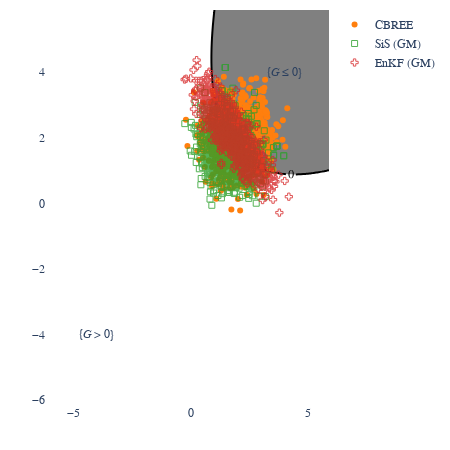
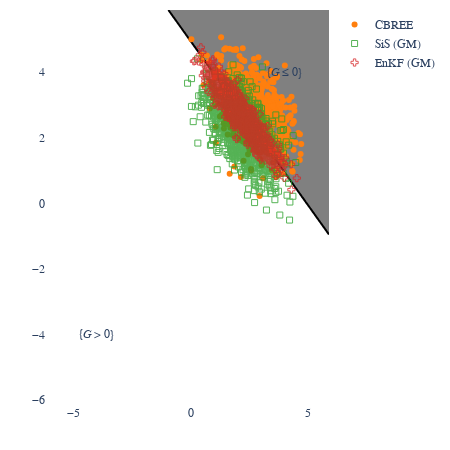
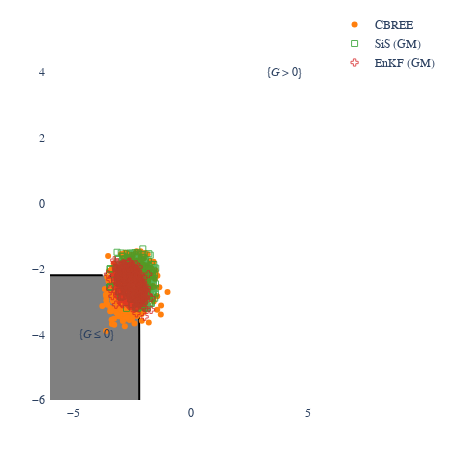

Here is the notebook cell these charts were saved with, in order:
### Code cell
# problem and solver stuff
cvar_tgt=1.5
problem_list = [ree.prob_convex, ree.make_linear_problem(2), ree.make_fujita_rackwitz(2)]
marker_shape_list = ["circle", "square-open", "cross-open"]
#figure stuff
annotation_anchors = [[4,4], [4,4], [-4,-4]]
delta = 0.1
x0 = -6
xx = np.arange(x0,-x0, delta)
yy = np.arange(x0,-x0, delta)
col_scale = [[0, "grey"], [1, "white"]]
contour_style = {"start": 0, "end": 0, "size": 0, "showlabels": True}
for i, prob in enumerate(problem_list):
    fig = go.Figure()
    # contour plot
    zz_lsf = np.zeros((len(yy), len(xx)))
    for (xi, x) in enumerate(xx):
        for(yi, y) in enumerate(yy):
            z = np.array([x, y])
            zz_lsf[yi, xi] = prob.lsf(z)
    c_lsf = go.Contour(z=zz_lsf, x=xx, y=yy, colorscale=col_scale,
                        contours=contour_style, line_width=2, showscale=False, showlegend=False)
    fig.add_trace(c_lsf)
    
    # scatter
    for j, solver in enumerate([ree.CBREE(seed=1, cvar_tgt=cvar_tgt, divergence_check=False), ree.SIS(seed=1, cvar_tgt=cvar_tgt), ree.ENKF(seed=1, cvar_tgt=cvar_tgt)]):
        prob.set_sample(1000, seed=1)
        sol = solver.solve(prob)
        sc = go.Scatter(
            x = sol.ensemble_hist[-1,:,0],
            y = sol.ensemble_hist[-1,:,1],
            name= str(solver),
            mode="markers",
            opacity=1 if j==0 else 0.8,
            marker_symbol = marker_shape_list[j],
        )
        fig.add_trace(sc)
    # style
    fig.update_layout(**MY_LAYOUT)
    fig.update_layout(height=450, width=450)
    fig.add_annotation(x=annotation_anchors[i][0],
                       y=annotation_anchors[i][1],
                       ay=0,
                       ax=0,
                       text="{<i>G</i> \u2264 0}")
    fig.add_annotation(x=-annotation_anchors[i][0],
                       y=-annotation_anchors[i][1],
                       ay=0,
                       ax=0,
                       text="{<i>G</i> > 0}")
    # save and show figure
    fig.write_image(f"{prob.name} scatter plot.png".replace(" ", "_").lower(), scale=WRITE_SCALE)
    fig.show()
    # make and save caption
    fig_description = f"Failure domain of the {prob.name}. \
Also the final ensembles of the CBREE, SiS and EnKF methods respectively are plotted. \
Each method used $J=1000$ samples and the stopping criterion $\\Delta_{{\\text{{Target}}}}$ = {cvar_tgt}. \
The CBREE method performed no divergence check, used the approximation $I_\\text{{alg}}$, the stepsize control $\\epsilon_{{\\text{{Target}}}}=0.5$ and controled the increase of $\\sigma$ with $\\text{{Lip}}(\\sigma) = 1$."
    with open(f"{prob.name} scatter plot desc.tex".replace(" ", "_").lower(), "w") as file:
        file.write(fig_description)
    display(Markdown(fig_description))

### Figure 1 — Plotly figure (JSON) as saved in the notebook; plotly's stock layout.template omitted (floating-point values rounded to 4 significant figures; data arrays with more than 128 entries replaced by an {"elided": "..."} marker saying what was removed)
{"data": [{"colorscale": [[0, "grey"], [1, "white"]], "contours": {"end": 0, "showlabels": true, "size": 0, "start": 0}, "line": {"width": 2}, "showlegend": false, "showscale": false, "type": "contour", "x": [-6, -5.9, -5.8, -5.7, -5.6, -5.5, -5.4, -5.3, -5.2, -5.1, -5.0, -4.9, -4.8, -4.7, -4.6, -4.5, -4.4, -4.3, -4.2, -4.1, -4.0, -3.9, -3.8, -3.7, -3.6, -3.5, -3.4, -3.3, -3.2, -3.1, -3.0, -2.9, -2.8, -2.7, -2.6, -2.5, -2.4, -2.3, -2.2, -2.1, -2.0, -1.9, -1.8, -1.7, -1.6, -1.5, -1.4, -1.3, -1.2, -1.1, -1.0, -0.9, -0.8, -0.7, -0.6, -0.5, -0.4, -0.3, -0.2, -0.1, -2.132e-14, 0.1, 0.2, 0.3, 0.4, 0.5, 0.6, 0.7, 0.8, 0.9, 1.0, 1.1, 1.2, 1.3, 1.4, 1.5, 1.6, 1.7, 1.8, 1.9, 2.0, 2.1, 2.2, 2.3, 2.4, 2.5, 2.6, 2.7, 2.8, 2.9, 3.0, 3.1, 3.2, 3.3, 3.4, 3.5, 3.6, 3.7, 3.8, 3.9, 4.0, 4.1, 4.2, 4.3, 4.4, 4.5, 4.6, 4.7, 4.8, 4.9, 5.0, 5.1, 5.2, 5.3, 5.4, 5.5, 5.6, 5.7, 5.8, 5.9], "y": [-6, -5.9, -5.8, -5.7, -5.6, -5.5, -5.4, -5.3, -5.2, -5.1, -5.0, -4.9, -4.8, -4.7, -4.6, -4.5, -4.4, -4.3, -4.2, -4.1, -4.0, -3.9, -3.8, -3.7, -3.6, -3.5, -3.4, -3.3, -3.2, -3.1, -3.0, -2.9, -2.8, -2.7, -2.6, -2.5, -2.4, -2.3, -2.2, -2.1, -2.0, -1.9, -1.8, -1.7, -1.6, -1.5, -1.4, -1.3, -1.2, -1.1, -1.0, -0.9, -0.8, -0.7, -0.6, -0.5, -0.4, -0.3, -0.2, -0.1, -2.132e-14, 0.1, 0.2, 0.3, 0.4, 0.5, 0.6, 0.7, 0.8, 0.9, 1.0, 1.1, 1.2, 1.3, 1.4, 1.5, 1.6, 1.7, 1.8, 1.9, 2.0, 2.1, 2.2, 2.3, 2.4, 2.5, 2.6, 2.7, 2.8, 2.9, 3.0, 3.1, 3.2, 3.3, 3.4, 3.5, 3.6, 3.7, 3.8, 3.9, 4.0, 4.1, 4.2, 4.3, 4.4, 4.5, 4.6, 4.7, 4.8, 4.9, 5.0, 5.1, 5.2, 5.3, 5.4, 5.5, 5.6, 5.7, 5.8, 5.9], "z": {"elided": "120x120 float values"}}, {"marker": {"symbol": "circle"}, "mode": "markers", "name": "CBREE", "opacity": 1, "type": "scatter", "x": {"elided": "1000 float values"}, "y": {"elided": "1000 float values"}}, {"marker": {"symbol": "square-open"}, "mode": "markers", "name": "SiS (GM)", "opacity": 0.8, "type": "scatter", "x": {"elided": "1000 float values"}, "y": {"elided": "1000 float values"}}, {"marker": {"symbol": "cross-open"}, "mode": "markers", "name": "EnKF (GM)", "opacity": 0.8, "type": "scatter", "x": {"elided": "1000 float values"}, "y": {"elided": "1000 float values"}}], "layout": {"annotations": [{"ax": 0, "ay": 0, "text": "{<i>G</i> ≤ 0}", "x": 4, "y": 4}, {"ax": 0, "ay": 0, "text": "{<i>G</i> > 0}", "x": -4, "y": -4}], "autosize": false, "font": {"family": "Serif"}, "height": 450, "margin": {"b": 50, "l": 50, "pad": 4, "r": 50, "t": 10}, "width": 450, "xaxis": {"exponentformat": "power"}, "yaxis": {"exponentformat": "power"}}}

### Figure 2 — Plotly figure (JSON) as saved in the notebook; plotly's stock layout.template omitted (floating-point values rounded to 4 significant figures; data arrays with more than 128 entries replaced by an {"elided": "..."} marker saying what was removed)
{"data": [{"colorscale": [[0, "grey"], [1, "white"]], "contours": {"end": 0, "showlabels": true, "size": 0, "start": 0}, "line": {"width": 2}, "showlegend": false, "showscale": false, "type": "contour", "x": [-6, -5.9, -5.8, -5.7, -5.6, -5.5, -5.4, -5.3, -5.2, -5.1, -5.0, -4.9, -4.8, -4.7, -4.6, -4.5, -4.4, -4.3, -4.2, -4.1, -4.0, -3.9, -3.8, -3.7, -3.6, -3.5, -3.4, -3.3, -3.2, -3.1, -3.0, -2.9, -2.8, -2.7, -2.6, -2.5, -2.4, -2.3, -2.2, -2.1, -2.0, -1.9, -1.8, -1.7, -1.6, -1.5, -1.4, -1.3, -1.2, -1.1, -1.0, -0.9, -0.8, -0.7, -0.6, -0.5, -0.4, -0.3, -0.2, -0.1, -2.132e-14, 0.1, 0.2, 0.3, 0.4, 0.5, 0.6, 0.7, 0.8, 0.9, 1.0, 1.1, 1.2, 1.3, 1.4, 1.5, 1.6, 1.7, 1.8, 1.9, 2.0, 2.1, 2.2, 2.3, 2.4, 2.5, 2.6, 2.7, 2.8, 2.9, 3.0, 3.1, 3.2, 3.3, 3.4, 3.5, 3.6, 3.7, 3.8, 3.9, 4.0, 4.1, 4.2, 4.3, 4.4, 4.5, 4.6, 4.7, 4.8, 4.9, 5.0, 5.1, 5.2, 5.3, 5.4, 5.5, 5.6, 5.7, 5.8, 5.9], "y": [-6, -5.9, -5.8, -5.7, -5.6, -5.5, -5.4, -5.3, -5.2, -5.1, -5.0, -4.9, -4.8, -4.7, -4.6, -4.5, -4.4, -4.3, -4.2, -4.1, -4.0, -3.9, -3.8, -3.7, -3.6, -3.5, -3.4, -3.3, -3.2, -3.1, -3.0, -2.9, -2.8, -2.7, -2.6, -2.5, -2.4, -2.3, -2.2, -2.1, -2.0, -1.9, -1.8, -1.7, -1.6, -1.5, -1.4, -1.3, -1.2, -1.1, -1.0, -0.9, -0.8, -0.7, -0.6, -0.5, -0.4, -0.3, -0.2, -0.1, -2.132e-14, 0.1, 0.2, 0.3, 0.4, 0.5, 0.6, 0.7, 0.8, 0.9, 1.0, 1.1, 1.2, 1.3, 1.4, 1.5, 1.6, 1.7, 1.8, 1.9, 2.0, 2.1, 2.2, 2.3, 2.4, 2.5, 2.6, 2.7, 2.8, 2.9, 3.0, 3.1, 3.2, 3.3, 3.4, 3.5, 3.6, 3.7, 3.8, 3.9, 4.0, 4.1, 4.2, 4.3, 4.4, 4.5, 4.6, 4.7, 4.8, 4.9, 5.0, 5.1, 5.2, 5.3, 5.4, 5.5, 5.6, 5.7, 5.8, 5.9], "z": {"elided": "120x120 float values"}}, {"marker": {"symbol": "circle"}, "mode": "markers", "name": "CBREE", "opacity": 1, "type": "scatter", "x": {"elided": "1000 float values"}, "y": {"elided": "1000 float values"}}, {"marker": {"symbol": "square-open"}, "mode": "markers", "name": "SiS (GM)", "opacity": 0.8, "type": "scatter", "x": {"elided": "1000 float values"}, "y": {"elided": "1000 float values"}}, {"marker": {"symbol": "cross-open"}, "mode": "markers", "name": "EnKF (GM)", "opacity": 0.8, "type": "scatter", "x": {"elided": "1000 float values"}, "y": {"elided": "1000 float values"}}], "layout": {"annotations": [{"ax": 0, "ay": 0, "text": "{<i>G</i> ≤ 0}", "x": 4, "y": 4}, {"ax": 0, "ay": 0, "text": "{<i>G</i> > 0}", "x": -4, "y": -4}], "autosize": false, "font": {"family": "Serif"}, "height": 450, "margin": {"b": 50, "l": 50, "pad": 4, "r": 50, "t": 10}, "width": 450, "xaxis": {"exponentformat": "power"}, "yaxis": {"exponentformat": "power"}}}

### Figure 3 — Plotly figure (JSON) as saved in the notebook; plotly's stock layout.template omitted (floating-point values rounded to 4 significant figures; data arrays with more than 128 entries replaced by an {"elided": "..."} marker saying what was removed)
{"data": [{"colorscale": [[0, "grey"], [1, "white"]], "contours": {"end": 0, "showlabels": true, "size": 0, "start": 0}, "line": {"width": 2}, "showlegend": false, "showscale": false, "type": "contour", "x": [-6, -5.9, -5.8, -5.7, -5.6, -5.5, -5.4, -5.3, -5.2, -5.1, -5.0, -4.9, -4.8, -4.7, -4.6, -4.5, -4.4, -4.3, -4.2, -4.1, -4.0, -3.9, -3.8, -3.7, -3.6, -3.5, -3.4, -3.3, -3.2, -3.1, -3.0, -2.9, -2.8, -2.7, -2.6, -2.5, -2.4, -2.3, -2.2, -2.1, -2.0, -1.9, -1.8, -1.7, -1.6, -1.5, -1.4, -1.3, -1.2, -1.1, -1.0, -0.9, -0.8, -0.7, -0.6, -0.5, -0.4, -0.3, -0.2, -0.1, -2.132e-14, 0.1, 0.2, 0.3, 0.4, 0.5, 0.6, 0.7, 0.8, 0.9, 1.0, 1.1, 1.2, 1.3, 1.4, 1.5, 1.6, 1.7, 1.8, 1.9, 2.0, 2.1, 2.2, 2.3, 2.4, 2.5, 2.6, 2.7, 2.8, 2.9, 3.0, 3.1, 3.2, 3.3, 3.4, 3.5, 3.6, 3.7, 3.8, 3.9, 4.0, 4.1, 4.2, 4.3, 4.4, 4.5, 4.6, 4.7, 4.8, 4.9, 5.0, 5.1, 5.2, 5.3, 5.4, 5.5, 5.6, 5.7, 5.8, 5.9], "y": [-6, -5.9, -5.8, -5.7, -5.6, -5.5, -5.4, -5.3, -5.2, -5.1, -5.0, -4.9, -4.8, -4.7, -4.6, -4.5, -4.4, -4.3, -4.2, -4.1, -4.0, -3.9, -3.8, -3.7, -3.6, -3.5, -3.4, -3.3, -3.2, -3.1, -3.0, -2.9, -2.8, -2.7, -2.6, -2.5, -2.4, -2.3, -2.2, -2.1, -2.0, -1.9, -1.8, -1.7, -1.6, -1.5, -1.4, -1.3, -1.2, -1.1, -1.0, -0.9, -0.8, -0.7, -0.6, -0.5, -0.4, -0.3, -0.2, -0.1, -2.132e-14, 0.1, 0.2, 0.3, 0.4, 0.5, 0.6, 0.7, 0.8, 0.9, 1.0, 1.1, 1.2, 1.3, 1.4, 1.5, 1.6, 1.7, 1.8, 1.9, 2.0, 2.1, 2.2, 2.3, 2.4, 2.5, 2.6, 2.7, 2.8, 2.9, 3.0, 3.1, 3.2, 3.3, 3.4, 3.5, 3.6, 3.7, 3.8, 3.9, 4.0, 4.1, 4.2, 4.3, 4.4, 4.5, 4.6, 4.7, 4.8, 4.9, 5.0, 5.1, 5.2, 5.3, 5.4, 5.5, 5.6, 5.7, 5.8, 5.9], "z": {"elided": "120x120 float values"}}, {"marker": {"symbol": "circle"}, "mode": "markers", "name": "CBREE", "opacity": 1, "type": "scatter", "x": {"elided": "1000 float values"}, "y": {"elided": "1000 float values"}}, {"marker": {"symbol": "square-open"}, "mode": "markers", "name": "SiS (GM)", "opacity": 0.8, "type": "scatter", "x": {"elided": "1000 float values"}, "y": {"elided": "1000 float values"}}, {"marker": {"symbol": "cross-open"}, "mode": "markers", "name": "EnKF (GM)", "opacity": 0.8, "type": "scatter", "x": {"elided": "1000 float values"}, "y": {"elided": "1000 float values"}}], "layout": {"annotations": [{"ax": 0, "ay": 0, "text": "{<i>G</i> ≤ 0}", "x": -4, "y": -4}, {"ax": 0, "ay": 0, "text": "{<i>G</i> > 0}", "x": 4, "y": 4}], "autosize": false, "font": {"family": "Serif"}, "height": 450, "margin": {"b": 50, "l": 50, "pad": 4, "r": 50, "t": 10}, "width": 450, "xaxis": {"exponentformat": "power"}, "yaxis": {"exponentformat": "power"}}}
